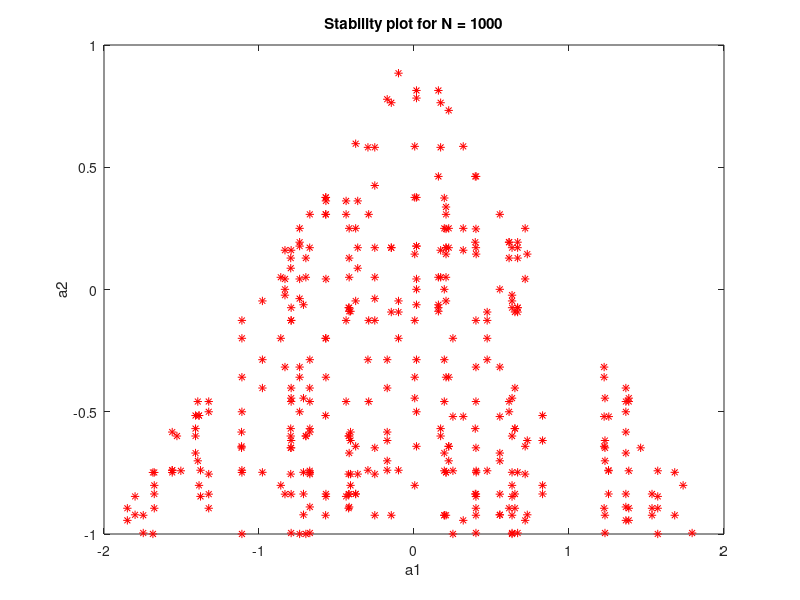

Write MATLAB code to recreate this figure. (Note: this script raises an error after producing the figure.)
% Part 1
a1 = -2.5 + (2.5-(-2.5))*rand(100,1);
a2 = -1.5 + (1.5-(-1.5))*rand(100,1);
figure
for n = 1:1000
    i = randi(100);
    j = randi(100);
    if (a1(i)+a2(j) < 1) & (a2(j)-a1(i) < 1) & (abs(a2(j)) < 1)
        plot(a1(i),a2(j),'r*')
        hold on
    end
end
hold off
title('Stability plot for N = 1000')
xlabel('a1')
ylabel('a2')

%Part 2
load sunspot.dat %data in 2nd column of variable sunspot
sunspotdata = sunspot(:,2);
sunspotdata5 = sunspotdata(1:5);
sunspotdata20 = sunspotdata(1:20);
sunspotdata250 = sunspotdata(1:250);
sunspotdata5zeromean = sunspotdata5 - mean(sunspotdata5);
sunspotdata20zeromean = sunspotdata20 - mean(sunspotdata20);
sunspotdata250zeromean = sunspotdata250 - mean(sunspotdata250);
acfsunspotdata5 = xcorr(sunspotdata5,'coeff');
acfsunspotdata20 = xcorr(sunspotdata20,'coeff');
acfsunspotdata250 = xcorr(sunspotdata250,'coeff');
acfsunspotdata5zeromean = xcorr(sunspotdata5zeromean,'coeff');
acfsunspotdata20zeromean = xcorr(sunspotdata20zeromean,'coeff');
acfsunspotdata250zeromean = xcorr(sunspotdata250zeromean,'coeff');

figure

j = -4:1:4;
subplot(3,1,1)
stem(j,acfsunspotdata5,'b');
hold on
stem(j,acfsunspotdata5zeromean,'r');
hold off
axis([-4 4 -1 1])
legend('Empirical','Zero mean')
title('ACF for sunspot data length N=5')
xlabel('Lag')

k = -19:1:19;
subplot(3,1,2)
stem(k,acfsunspotdata20,'b');
hold on
stem(k,acfsunspotdata20zeromean,'r');
hold off
axis([-19 19 -1 1])
legend('Empirical','Zero mean')
title('ACF for sunspot data length N=20')
xlabel('Lag')

l = -249:1:249;
subplot(3,1,3)
stem(l,acfsunspotdata250,'b');
hold on
stem(l,acfsunspotdata250zeromean,'r');
hold off
axis([-249 249 -1 1])
legend('Empirical','Zero mean')
title('ACF for sunspot data length N=250')
xlabel('Lag')

figure 
stem(l,acfsunspotdata250,'b');
hold on
stem(l,acfsunspotdata250zeromean,'r');
hold off
axis([-249 249 -1 1])
xlim([0 25])
legend('Empirical','Zero mean')
title('ACF for sunspot data length N=250 for lags satisfying empirical bound')
xlabel('Lag')

%Part 3
sunspotdata5standardized = (sunspotdata5 - mean(sunspotdata5))/std(sunspotdata5);
sunspotdata20standardized = (sunspotdata20 - mean(sunspotdata20))/std(sunspotdata20);
sunspotdata250standardized = (sunspotdata250 - mean(sunspotdata250))/std(sunspotdata250);

for i = 2:10
    [arcoefs1,E,K] = aryule(sunspotdata20,i);
    pacfsunspotdata = -K;
    [arcoefs2,Es,Ks] = aryule(sunspotdata20standardized,i);
    pacfsunspotdatastandardized = -Ks;

    figure 
    stem(pacfsunspotdata,'b')
    hold on
    stem(pacfsunspotdatastandardized,'r')
    hold off
    xlabel('Lag')
    legend('Empirical','Zero mean')
    title('PACF for sunspot time series')
end

%Part 4
N = 250;
for i = 0:1:50
    [arcoefs3,VarS] = aryule(sunspotdata250standardized,i);
    lossfunction(i+1) = log(VarS);
    MDL(i+1) = lossfunction(i+1)+(i*log(N))/N;
    AIC(i+1) = lossfunction(i+1)+(2*i)/N;
end
p = 0:1:50;
figure
plot(p,MDL,'r')
hold on
plot(p,AIC,'b')
plot(p,lossfunction,'m')
hold off
xlabel('Model Order')
ylabel('Magnitude')
title('Model order selection criteria comparison')
legend('Minimum Description length','Akaike information Criterion','Loss function')


smallN = 5;
for j = 0:1:5
    [arcoefs3,VarS] = aryule(sunspotdata5standardized,j);
    lossfunctionsmall(j+1) = log(VarS);
    AICc(j+1) = lossfunctionsmall(j+1)+((2*j)/smallN) + ((2*j*(j+1))/(smallN-j-1));
end

figure
plot(p,lossfunction,'m')
hold on
plot(p,AICc,'g')
xlim([0 5])
xlabel('Model Order')
ylabel('Magnitude')
title('Model order selection criteria comparison for small sample size')
legend('Loss function','Corrected Akaike information Criterion')


%Part 5
ar1 = ar(sunspotdata250,1);
ar2 = ar(sunspotdata250,2);
ar10 = ar(sunspotdata250,10);

predm1ar1 = predict(ar1,sunspotdata250,1);
predm1ar2 = predict(ar2,sunspotdata250,1);
predm1ar10 = predict(ar10,sunspotdata250,1);

predm2ar1 = predict(ar1,sunspotdata250,2);
predm2ar2 = predict(ar2,sunspotdata250,2);
predm2ar10 = predict(ar10,sunspotdata250,2);

predm5ar1 = predict(ar1,sunspotdata250,5);
predm5ar2 = predict(ar2,sunspotdata250,5);
predm5ar10 = predict(ar10,sunspotdata250,5);

predm10ar1 = predict(ar1,sunspotdata250,10);
predm10ar2 = predict(ar2,sunspotdata250,10);
predm10ar10 = predict(ar10,sunspotdata250,10);

sample = 0:1:249;

figure
plot(sample,sunspotdata250,'b')
hold on
plot(sample,predm1ar1,'r')
plot(sample,predm1ar2,'y')
plot(sample,predm1ar10,'m')
hold off
xlabel('Sample Number')
ylabel('Magnitude')
title('Sunspot Time series prediction for horizon m=1')
legend('Empirical data','AR(1)','AR(2)','AR(10)')
figure
plot(sample,sunspotdata250,'b')
hold on
plot(sample,predm1ar1,'r')
plot(sample,predm1ar2,'y')
plot(sample,predm1ar10,'m')
hold off
xlim([0 49])
xlabel('Sample Number')
ylabel('Magnitude')
title('Sunspot Time series prediction for horizon m=1')
legend('Empirical data','AR(1)','AR(2)','AR(10)')

figure
plot(sample,sunspotdata250,'b')
hold on
plot(sample,predm2ar1,'r')
plot(sample,predm2ar2,'y')
plot(sample,predm2ar10,'m')
hold off
xlabel('Sample Number')
ylabel('Magnitude')
title('Sunspot Time series prediction for horizon m=2')
legend('Empirical data','AR(1)','AR(2)','AR(10)')
figure
plot(sample,sunspotdata250,'b')
hold on
plot(sample,predm2ar1,'r')
plot(sample,predm2ar2,'y')
plot(sample,predm2ar10,'m')
hold off
xlim([0 49])
xlabel('Sample Number')
ylabel('Magnitude')
title('Sunspot Time series prediction for horizon m=2')
legend('Empirical data','AR(1)','AR(2)','AR(10)')

figure
plot(sample,sunspotdata250,'b')
hold on
plot(sample,predm5ar1,'r')
plot(sample,predm5ar2,'y')
plot(sample,predm5ar10,'m')
hold off
xlabel('Sample Number')
ylabel('Magnitude')
title('Sunspot Time series prediction for horizon m=5')
legend('Empirical data','AR(1)','AR(2)','AR(10)')
figure
plot(sample,sunspotdata250,'b')
hold on
plot(sample,predm5ar1,'r')
plot(sample,predm5ar2,'y')
plot(sample,predm5ar10,'m')
hold off
xlim([0 49])
xlabel('Sample Number')
ylabel('Magnitude')
title('Sunspot Time series prediction for horizon m=5')
legend('Empirical data','AR(1)','AR(2)','AR(10)')

figure
plot(sample,sunspotdata250,'b')
hold on
plot(sample,predm10ar1,'r')
plot(sample,predm10ar2,'y')
plot(sample,predm10ar10,'m')
hold off
xlabel('Sample Number')
ylabel('Magnitude')
title('Sunspot Time series prediction for horizon m=10')
legend('Empirical data','AR(1)','AR(2)','AR(10)')
figure
plot(sample,sunspotdata250,'b')
hold on
plot(sample,predm10ar1,'r')
plot(sample,predm10ar2,'y')
plot(sample,predm10ar10,'m')
hold off
xlim([0 49])
xlabel('Sample Number')
ylabel('Magnitude')
title('Sunspot Time series prediction for horizon m=10')
legend('Empirical data','AR(1)','AR(2)','AR(10)')